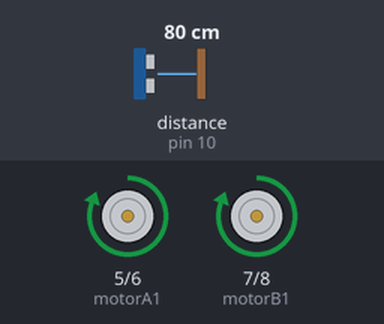
The sketch below on a simulated Arduino Uno, built with avr-gcc and run on an emulated ATmega328P. Shown: motor-driver pin pairs drawn as motors (green arrow = first pin HIGH = forward, orange = second pin HIGH = backward, longer = more drive). Wiring (inferred from the names in the program): ultrasonic range finder: trigger pin 9; echo pin 10. The inputs (shaded band) are chosen by the test bench; at power-on: distance to the obstacle (sensor on pin 10) 80 cm. The echo pulse lasts 58.3 µs per cm.

Above: at 1.2 s.
1.3 s: distance to the obstacle (sensor on pin 10) set to 6 cm
2.8 s: distance to the obstacle (sensor on pin 10) set to 3 cm
At 3.7 s:
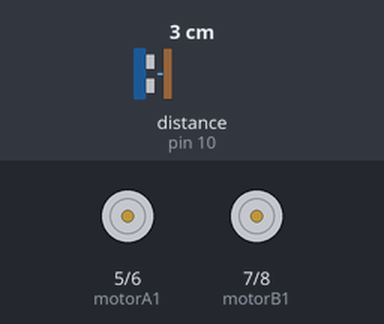
4.3 s: distance to the obstacle (sensor on pin 10) set to 9 cm
At 5.3 s:
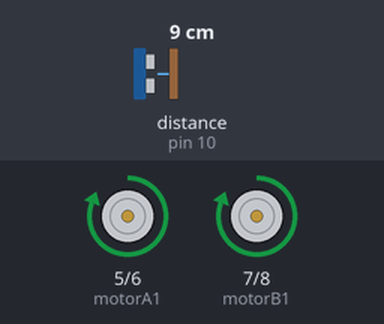
5.8 s: distance to the obstacle (sensor on pin 10) set to 2 cm
At 6.9 s:
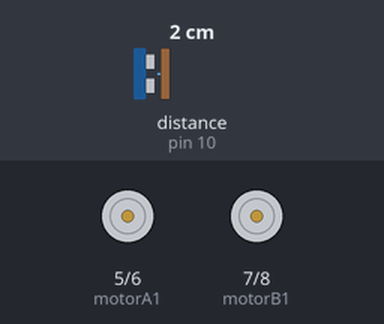
Timing chart, 0 to 8.3 s (numbered marks = the images above; inputs shaded):
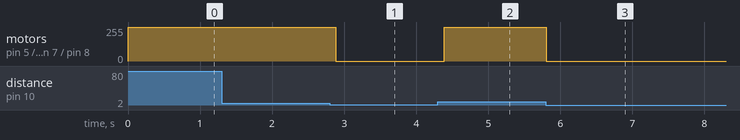

Measured:
- the behaviour switches between 5 and 4 cm on distance to the obstacle (sensor on pin 10) (found by bisection; images 0 and 1)
- after the input at 1.3 s, every drawn part: stays the same
- after the input at 2.8 s, motor on pin 5 (motorA1) / pin 6 (motorA2), motor on pin 7 (motorB1) / pin 8 (motorB2): forward 255/255 → stopped after 0.08 s
- after the input at 4.3 s, motor on pin 5 (motorA1) / pin 6 (motorA2), motor on pin 7 (motorB1) / pin 8 (motorB2): stopped → forward 255/255 after 0.09 s
- after the input at 5.8 s, motor on pin 5 (motorA1) / pin 6 (motorA2), motor on pin 7 (motorB1) / pin 8 (motorB2): forward 255/255 → stopped at once

The sketch:

legocarautomation.ino
```cpp
// motor A
int motorA1 = 5;
int motorA2 = 6;
//motor B
int motorB1 = 7;
int motorB2 = 8;

// Define ultrasonic sensor pins
const int trigPin = 9;
const int echoPin = 10;

// Variables to store distance
long duration;
int distance;

void setup() {
  // Set motor pins as outputs
  pinMode(motorA1, OUTPUT);
  pinMode(motorA2, OUTPUT);
  pinMode(motorB1, OUTPUT);
  pinMode(motorB2, OUTPUT);

  // Set ultrasonic sensor pins
  pinMode(trigPin, OUTPUT);
  pinMode(echoPin, INPUT);

  // Begin serial communication for debugging
  Serial.begin(9600);
}

void loop() {
  // Get distance from ultrasonic sensor
  distance = getDistance();

  // If the distance is more than 3 cm, move forward
  if (distance > 3) {
    moveForward();
  }
  // If the distance is 3 cm or less, stop the car
  else {
    stopCar();
  }

  // Small delay to avoid excessive readings
  delay(100);
}

int getDistance() {
  // Send a 10us pulse to trigger the ultrasonic sensor
  digitalWrite(trigPin, LOW);
  delayMicroseconds(2);
  digitalWrite(trigPin, HIGH);
  delayMicroseconds(10);
  digitalWrite(trigPin, LOW);

  // Read the pulse duration from the echo pin
  duration = pulseIn(echoPin, HIGH);

  // Calculate distance (duration in microseconds, speed of sound is 34300 cm/s)
  return duration * 0.034 / 2;
}

void moveForward() {
  // Turn on motors to move forward
  digitalWrite(motorA1, HIGH);
  digitalWrite(motorA2, LOW);
  digitalWrite(motorB1, HIGH);
  digitalWrite(motorB2, LOW);
}

void stopCar() {
  // Turn off motors
  digitalWrite(motorA1, LOW);
  digitalWrite(motorA2, LOW);
  digitalWrite(motorB1, LOW);
  digitalWrite(motorB2, LOW);
}
```
